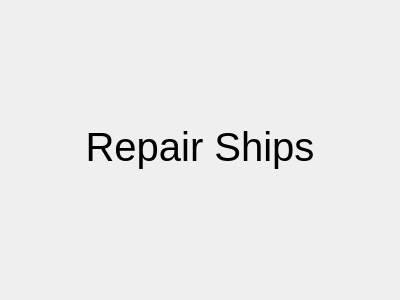
<?xml version="1.0" encoding="UTF-8"?>
<ui version="4.0">
 <class>Repair</class>
 <widget class="QWidget" name="Repair">
  <property name="geometry">
   <rect>
    <x>0</x>
    <y>0</y>
    <width>400</width>
    <height>300</height>
   </rect>
  </property>
  <property name="windowTitle">
   <string>Form</string>
  </property>
  <layout class="QVBoxLayout" name="verticalLayout">
   <item>
    <widget class="QLabel" name="RepairLabel">
     <property name="sizePolicy">
      <sizepolicy hsizetype="Expanding" vsizetype="Expanding">
       <horstretch>0</horstretch>
       <verstretch>1</verstretch>
      </sizepolicy>
     </property>
     <property name="font">
      <font>
       <pointsize>30</pointsize>
      </font>
     </property>
     <property name="text">
      <string extracomment="ui-repair">Repair Ships</string>
     </property>
     <property name="alignment">
      <set>Qt::AlignCenter</set>
     </property>
    </widget>
   </item>
   <item>
    <widget class="QWidget" name="RepairArea" native="true">
     <property name="sizePolicy">
      <sizepolicy hsizetype="Expanding" vsizetype="Maximum">
       <horstretch>255</horstretch>
       <verstretch>1</verstretch>
      </sizepolicy>
     </property>
     <property name="styleSheet">
      <string notr="true"/>
     </property>
    </widget>
   </item>
  </layout>
 </widget>
 <resources/>
 <connections/>
</ui>
